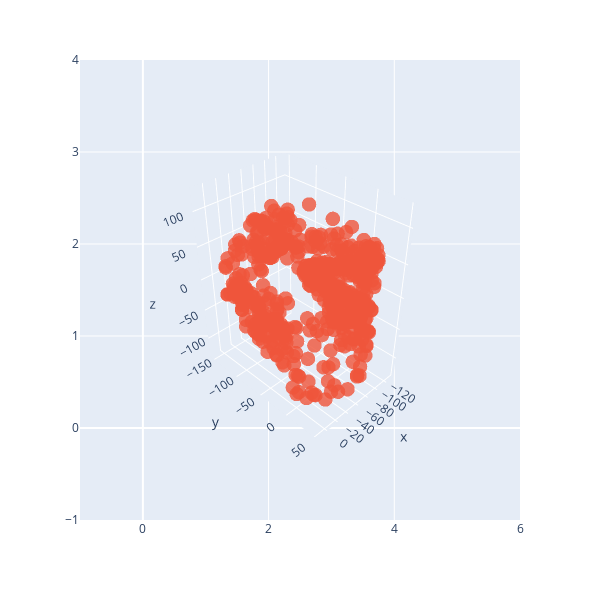

Notebook cell for this chart:
### Code cell
# Display the result of rotation for pelvis -- it is clear that the chosen rotation matiry should work correctly.
import plotly.express as px
import plotly.graph_objects as go
fig = px.scatter(width=600, height=600)
fig.add_trace(go.Scatter3d(x = pelvis_transformed[:, 0],  y = pelvis_transformed[:,1], z=pelvis_transformed[:,2], mode = 'markers', name = 'pelvis', marker=dict(size=5,opacity=0.8)))
fig.update_scenes(aspectmode="data" )
camera = dict(
    up=dict(x=0, y=0, z=1),
    center=dict(x=0, y=0, z=0),
    eye=dict(x=2, y=2, z=2)
)
fig.update_layout(scene_camera=camera)
fig.show()

### Figure 1 — Plotly figure (JSON) as saved in the notebook; plotly's stock layout.template omitted (floating-point values rounded to 4 significant figures; data arrays with more than 128 entries replaced by an {"elided": "..."} marker saying what was removed)
{"data": [{"hovertemplate": "<extra></extra>", "legendgroup": "", "marker": {"color": "#636efa", "symbol": "circle"}, "mode": "markers", "name": "", "orientation": "v", "showlegend": false, "type": "scatter", "xaxis": "x", "yaxis": "y"}, {"marker": {"opacity": 0.8, "size": 5}, "mode": "markers", "name": "pelvis", "type": "scatter3d", "x": {"elided": "545 float values"}, "y": {"elided": "545 float values"}, "z": {"elided": "545 float values"}}], "layout": {"height": 600, "legend": {"tracegroupgap": 0}, "margin": {"t": 60}, "scene": {"aspectmode": "data", "camera": {"center": {"x": 0, "y": 0, "z": 0}, "eye": {"x": 2, "y": 2, "z": 2}, "up": {"x": 0, "y": 0, "z": 1}}}, "width": 600, "xaxis": {"anchor": "y", "domain": [0, 1]}, "yaxis": {"anchor": "x", "domain": [0, 1]}}}
